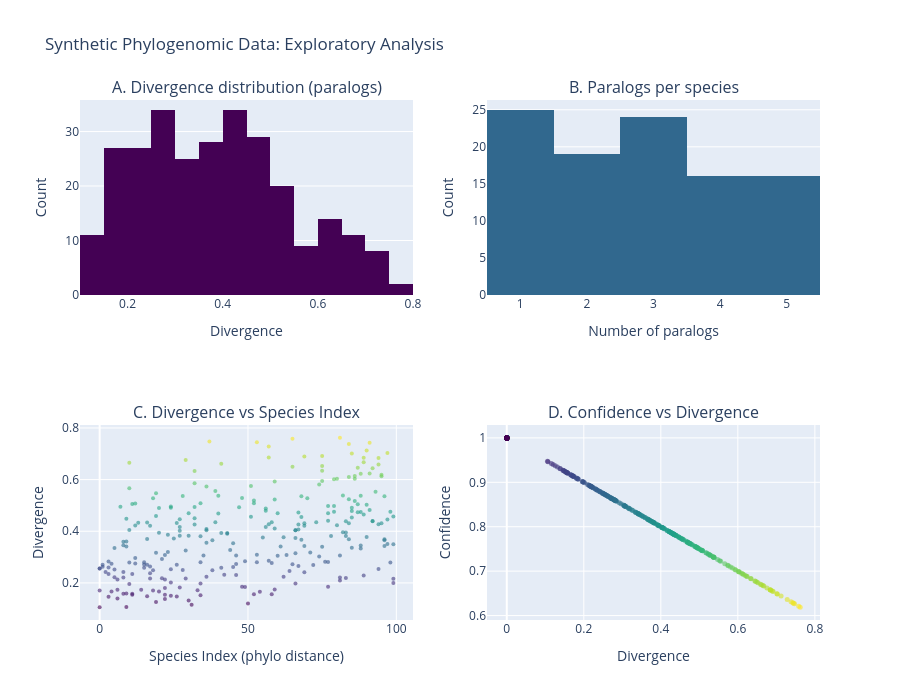

This figure's notebook cell:
### Code cell
# ── 2D distribution plots ──────────────────────────────────────────────────
import plotly.subplots as sp

fig_2d = sp.make_subplots(
    rows=2, cols=2,
    subplot_titles=(
        'A. Divergence distribution (paralogs)',
        'B. Paralogs per species',
        'C. Divergence vs Species Index',
        'D. Confidence vs Divergence'
    )
)

# A: Divergence histogram
paralog_divs = df[df.Locus_Type == 'Paralogues']['Divergence']
fig_2d.add_trace(
    go.Histogram(x=paralog_divs, nbinsx=30, marker_color='#440154', name='Paralogs'),
    row=1, col=1
)

# B: Paralogs per species
fig_2d.add_trace(
    go.Histogram(x=species_summary['n_paralogs'], nbinsx=5, marker_color='#31688e', name='Count'),
    row=1, col=2
)

# C: Divergence vs species index (phylogenetic trend)
par_df = df[df.Locus_Type == 'Paralogues']
fig_2d.add_trace(
    go.Scatter(
        x=par_df['Species_Index'], y=par_df['Divergence'],
        mode='markers', marker=dict(size=4, color=par_df['Divergence'],
        colorscale='Viridis', opacity=0.6), name='Paralogs'
    ),
    row=2, col=1
)

# D: Confidence vs divergence
fig_2d.add_trace(
    go.Scatter(
        x=df['Divergence'], y=df['Confidence'],
        mode='markers', marker=dict(size=5, color=df['Divergence'],
        colorscale='Viridis', opacity=0.6), name='All loci'
    ),
    row=2, col=2
)

fig_2d.update_layout(
    height=700, width=900,
    title_text='Synthetic Phylogenomic Data: Exploratory Analysis',
    showlegend=False
)
fig_2d.update_xaxes(title_text='Divergence', row=1, col=1)
fig_2d.update_xaxes(title_text='Number of paralogs', row=1, col=2)
fig_2d.update_xaxes(title_text='Species Index (phylo distance)', row=2, col=1)
fig_2d.update_xaxes(title_text='Divergence', row=2, col=2)
fig_2d.update_yaxes(title_text='Count', row=1, col=1)
fig_2d.update_yaxes(title_text='Count', row=1, col=2)
fig_2d.update_yaxes(title_text='Divergence', row=2, col=1)
fig_2d.update_yaxes(title_text='Confidence', row=2, col=2)
fig_2d.show()

### Figure 1 — Plotly figure (JSON) as saved in the notebook; plotly's stock layout.template omitted (floating-point values rounded to 4 significant figures; data arrays with more than 128 entries replaced by an {"elided": "..."} marker saying what was removed)
{"data": [{"marker": {"color": "#440154"}, "name": "Paralogs", "nbinsx": 30, "type": "histogram", "x": {"elided": "279 float values"}, "xaxis": "x", "yaxis": "y"}, {"marker": {"color": "#31688e"}, "name": "Count", "nbinsx": 5, "type": "histogram", "x": [4, 2, 1, 4, 2, 3, 3, 1, 5, 5, 5, 4, 4, 1, 1, 3, 4, 4, 3, 4, 3, 2, 5, 2, 5, 1, 3, 5, 2, 3, 3, 1, 5, 1, 5, 1, 5, 1, 2, 2, 2, 3, 1, 2, 1, 2, 3, 1, 2, 2, 1, 2, 3, 3, 1, 1, 3, 4, 3, 4, 2, 1, 2, 1, 1, 3, 5, 4, 3, 5, 1, 1, 1, 1, 2, 5, 1, 5, 1, 3, 2, 4, 2, 4, 5, 5, 3, 3, 5, 4, 3, 3, 3, 1, 4, 3, 4, 3, 2, 4], "xaxis": "x2", "yaxis": "y2"}, {"marker": {"color": {"elided": "279 float values"}, "colorscale": [[0.0, "#440154"], [0.1111, "#482878"], [0.2222, "#3e4989"], [0.3333, "#31688e"], [0.4444, "#26828e"], [0.5556, "#1f9e89"], [0.6667, "#35b779"], [0.7778, "#6ece58"], [0.8889, "#b5de2b"], [1.0, "#fde725"]], "opacity": 0.6, "size": 4}, "mode": "markers", "name": "Paralogs", "type": "scatter", "x": {"elided": "279 int values"}, "xaxis": "x3", "y": {"elided": "279 float values"}, "yaxis": "y3"}, {"marker": {"color": {"elided": "379 float values"}, "colorscale": [[0.0, "#440154"], [0.1111, "#482878"], [0.2222, "#3e4989"], [0.3333, "#31688e"], [0.4444, "#26828e"], [0.5556, "#1f9e89"], [0.6667, "#35b779"], [0.7778, "#6ece58"], [0.8889, "#b5de2b"], [1.0, "#fde725"]], "opacity": 0.6, "size": 5}, "mode": "markers", "name": "All loci", "type": "scatter", "x": {"elided": "379 float values"}, "xaxis": "x4", "y": {"elided": "379 float values"}, "yaxis": "y4"}], "layout": {"annotations": [{"font": {"size": 16}, "showarrow": false, "text": "A. Divergence distribution (paralogs)", "x": 0.225, "xanchor": "center", "xref": "paper", "y": 1.0, "yanchor": "bottom", "yref": "paper"}, {"font": {"size": 16}, "showarrow": false, "text": "B. Paralogs per species", "x": 0.775, "xanchor": "center", "xref": "paper", "y": 1.0, "yanchor": "bottom", "yref": "paper"}, {"font": {"size": 16}, "showarrow": false, "text": "C. Divergence vs Species Index", "x": 0.225, "xanchor": "center", "xref": "paper", "y": 0.375, "yanchor": "bottom", "yref": "paper"}, {"font": {"size": 16}, "showarrow": false, "text": "D. Confidence vs Divergence", "x": 0.775, "xanchor": "center", "xref": "paper", "y": 0.375, "yanchor": "bottom", "yref": "paper"}], "height": 700, "showlegend": false, "title": {"text": "Synthetic Phylogenomic Data: Exploratory Analysis"}, "width": 900, "xaxis": {"anchor": "y", "domain": [0.0, 0.45], "title": {"text": "Divergence"}}, "xaxis2": {"anchor": "y2", "domain": [0.55, 1.0], "title": {"text": "Number of paralogs"}}, "xaxis3": {"anchor": "y3", "domain": [0.0, 0.45], "title": {"text": "Species Index (phylo distance)"}}, "xaxis4": {"anchor": "y4", "domain": [0.55, 1.0], "title": {"text": "Divergence"}}, "yaxis": {"anchor": "x", "domain": [0.625, 1.0], "title": {"text": "Count"}}, "yaxis2": {"anchor": "x2", "domain": [0.625, 1.0], "title": {"text": "Count"}}, "yaxis3": {"anchor": "x3", "domain": [0.0, 0.375], "title": {"text": "Divergence"}}, "yaxis4": {"anchor": "x4", "domain": [0.0, 0.375], "title": {"text": "Confidence"}}}}
